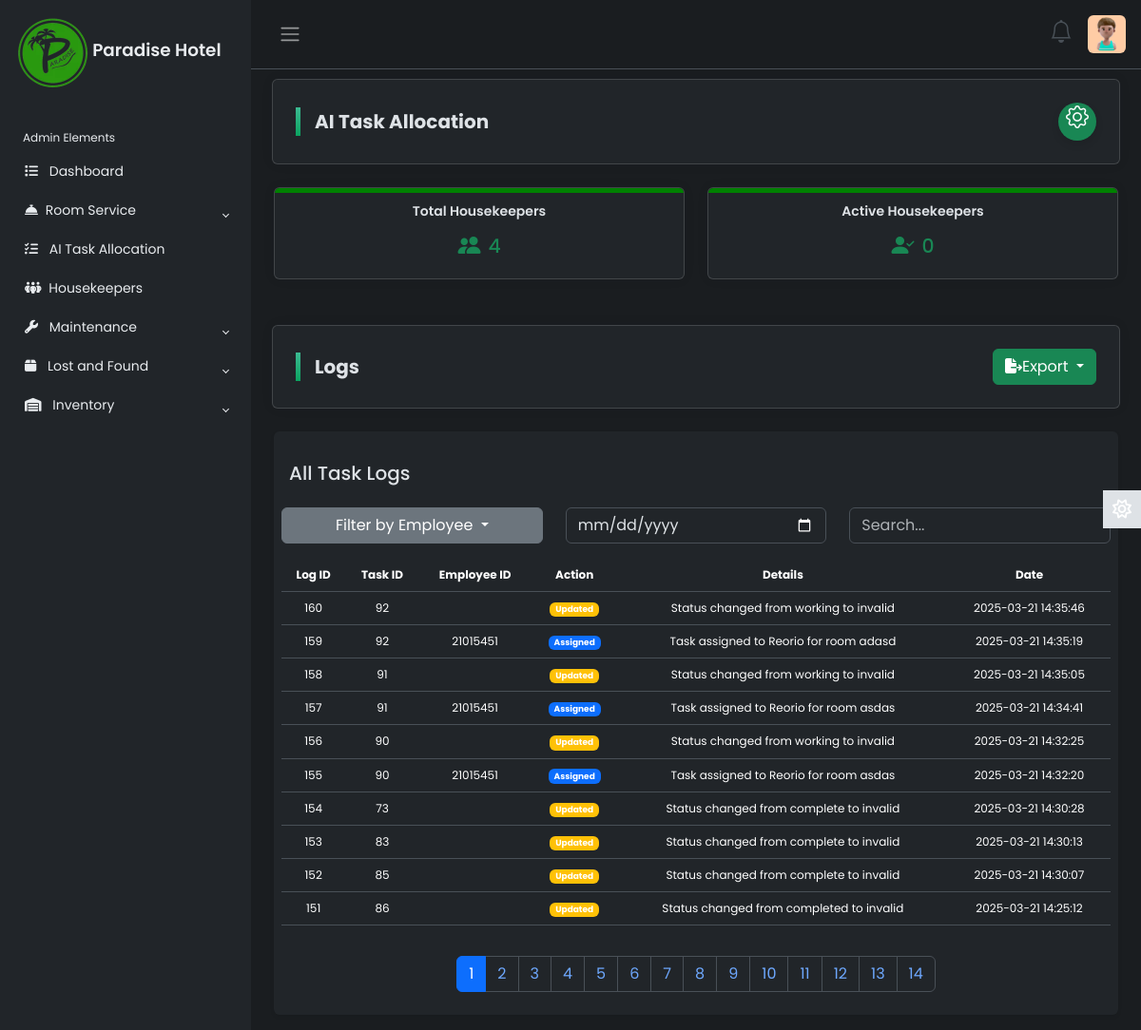
The page /task_allocation.php (signed in) on the database its author committed.
### tables this page shows
CREATE TABLE `task_logs` (
  `log_id` int(11) NOT NULL,
  `task_id` int(11) NOT NULL,
  `emp_id` int(11) DEFAULT NULL,
  `action` varchar(50) NOT NULL,
  `changed_by` varchar(100) DEFAULT NULL,
  `change_details` text DEFAULT NULL,
  `log_time` timestamp NOT NULL DEFAULT current_timestamp()
);

### task_allocation.php (the view, shortened to what this page needs)
<?php
require_once 'database.php';
$totalQuery = "
    SELECT COUNT(*) AS total_employees
    FROM employee e
    JOIN login_accounts la ON e.emp_id = la.emp_id
    WHERE la.user_type = 'employee'
";
$totalResult = $conn->query($totalQuery);
$totalEmployees = $totalResult->fetch_assoc()['total_employees'];
$activeQuery = "
    SELECT COUNT(*) AS active_employees
    FROM employee e
    JOIN login_accounts la ON e.emp_id = la.emp_id
    WHERE e.status = 'active' AND la.user_type = 'employee'
";
$activeResult = $conn->query($activeQuery);
$activeEmployees = $activeResult->fetch_assoc()['active_employees'];
$page = isset($_GET['page']) ? (int)$_GET['page'] : 1;
$limit = 10;
$offset = ($page - 1) * $limit;
?>
<!DOCTYPE html>
<html lang="en">
<head>
    <link rel="stylesheet" href="https://cdnjs.cloudflare.com/ajax/libs/font-awesome/6.7.1/css/all.min.css" />
    <link rel="stylesheet" href="https://cdn.jsdelivr.net/npm/bootstrap@5.2.3/dist/css/bootstrap.min.css">
    <link href='https://unpkg.com/boxicons@2.0.9/css/boxicons.min.css' rel='stylesheet'>
    <link rel="stylesheet" href="https://cdn.jsdelivr.net/npm/bootstrap-icons@1.3.0/font/bootstrap-icons.css">
    <link rel="stylesheet" href="css/housekeepertasks.css">
</head>
<body>
    <?php include('index.php'); ?>
    <div class="container mt-2">
    <div class="p-4 mb-4 task-allocation-heading card">
        <div class="d-flex justify-content-between align-items-center">
            <h3>AI Task Allocation</h3>
            <button class="btn btn-success btn-sm d-flex align-items-center justify-content-center"
                    style="width: 40px; height: 40px; border-radius: 50%; border: none; box-shadow: 0 4px 8px rgba(0, 0, 0, 0.1);"
                    data-bs-toggle="modal" data-bs-target="#settingsModal">
                <i class="bi bi-gear fs-4 text-white mb-2"></i>
            </button>
        </div>
    </div>
    <div class="row mt-4 m-0 mb-4">
    <div class="col-md-6">
        <div class="card-with-line p-3 text-center card">
            <h5 class="card-title">Total Housekeepers</h5>
            <div class="d-flex justify-content-center align-items-center">
                <i class="bi bi-people-fill text-success fs-4 me-2"></i>
                <h4 class="text-success mb-0"><?php echo $totalEmployees; ?></h4>
            </div>
        </div>
    </div>
    <div class="col-md-6">
        <div class="card-with-line p-3 text-center card">
            <h5 class="card-title">Active Housekeepers</h5>
            <div class="d-flex justify-content-center align-items-center">
                <i class="bi bi-person-check-fill text-success fs-4 me-2"></i>
                <h4 class="text-success mb-0"><?php echo $activeEmployees; ?></h4>
            </div>
        </div>
    </div>
</div>
    <div class="p-4 task-allocation-heading card">
        <div class="d-flex justify-content-between align-items-center">
            <h3>Logs</h3>
            <div class="dropdown">
                <button class="btn btn-success dropdown-toggle" type="button" id="exportDropdown" data-bs-toggle="dropdown" aria-expanded="false">
                    <i class="fas fa-file-export"></i>Export
                </button>
            </div>
        </div>
    </div>
    <div class="container">
    <?php
echo "<div class='card border-0 shadow-sm mb-3'>
        <div class='card-body p-2'>
        <h5 class='card-title mb-4 mt-4 m-2'>All Task Logs</h5>";
echo "<div class='row mb-3'>
        <div class='col-md-4'>
            <div class='dropdown'>
                <button class='btn btn-secondary dropdown-toggle w-100' type='button' id='employeeFilter' data-bs-toggle='dropdown' aria-expanded='false'>
                    Filter by Employee
                </button>
                <ul class='dropdown-menu w-100' aria-labelledby='employeeFilter'>
                    <li><a class='dropdown-item' href='?'>All Employees</a></li>";
echo "      </ul>
            </div>
        </div>
        <div class='col-md-4'>
            <input type='date' id='dateFilter' class='form-control'>
        </div>
        <div class='col-md-4'>
            <input type='text' id='searchInput' class='form-control' placeholder='Search...'>
        </div>
      </div>";
$searchCondition = "";
$logsQuery = "SELECT log_id, task_id, emp_id, action, change_details, log_time
              FROM task_logs" .
              ($searchCondition ? $searchCondition : "") .
              " ORDER BY log_time DESC LIMIT ?, ?";
$stmt = $conn->prepare($logsQuery);
$stmt->bind_param("ii", $offset, $limit);
$stmt->execute();
$logsResult = $stmt->get_result();
$totalQuery = "SELECT COUNT(*) as count FROM task_logs" . ($searchCondition ? $searchCondition : "");
$totalResult = $conn->query($totalQuery);
$totalRows = $totalResult->fetch_assoc()['count'];
$totalPages = ceil($totalRows / $limit);
if ($logsResult->num_rows > 0) {
    echo "<div class='table-responsive'>
            <table class='table table-hover' id='logsTable'>
            <thead class='sticky-top'>
                <tr class='bg-dark text-light'>
                    <th scope='col'>Log ID</th>
                    <th scope='col'>Task ID</th>
                    <th scope='col'>Employee ID</th>
                    <th scope='col'>Action</th>
                    <th scope='col'>Details</th>
                    <th scope='col'>Date</th>
                </tr>
            </thead>
            <tbody>";
    while ($logRow = $logsResult->fetch_assoc()) {
        $badgeColor = '';
        switch (strtolower($logRow['action'])) {
            case 'assigned':
                $badgeColor = 'primary';
                break;
            case 'updated':
                $badgeColor = 'warning';
                break;
        }
        echo "<tr>
                <td>" . htmlspecialchars($logRow['log_id']) . "</td>
                <td>" . htmlspecialchars($logRow['task_id']) . "</td>
                <td>" . htmlspecialchars($logRow['emp_id']) . "</td>
                <td><span class='badge bg-$badgeColor'>" . ucfirst($logRow['action']) . "</span></td>
                <td>" . htmlspecialchars($logRow['change_details']) . "</td>
                <td>" . htmlspecialchars($logRow['log_time']) . "</td>
            </tr>";
    }
    echo "</tbody></table></div>";
    echo "<nav aria-label='Page navigation' class='mt-3'>
            <ul class='pagination justify-content-center'>";
    for ($i = 1; $i <= $totalPages; $i++) {
        $active = $page === $i ? 'active' : '';
        echo "<li class='page-item $active'>
                <a class='page-link' href='?page=$i'>$i</a>
              </li>";
    }
    echo "</ul></nav>";
} else {
    echo "<p class='mb-0'>No task logs found.</p>";
}
echo "</div></div>";
?>
    </div>
</div>
</body>
</html>

### css/housekeepertasks.css (style rules this page uses)
body { font-family: 'Poppins', sans-serif; background-color: #f7f8fa; }
.task-allocation-heading { font-size: 20px; text-align: left; margin: 10px; background-color: white; padding: 10px; border-radius: 8px; }
.task-allocation-heading h3 { display: inline-block; margin: 0; font-size: 20px; font-weight: bold; position: relative; padding-left: 20px; }
.task-allocation-heading h3::before { content: ""; position: absolute; left: 0; top: 50%; width: 5px; height: 30px; background-image: linear-gradient(to top, #0ba360 0%, #3cba92 100%); transform: translateY(-50%); }
.card-title { font-weight: 500; color: #333; }
.card-with-line { border: none; border-radius: 15px; box-shadow: rgba(0, 0, 0, 0.24) 0px 3px 8px; position: relative; max-height: 100%; max-width: 100%; background-color: #fff; box-shadow: 0 4px 8px rgba(0, 0, 0, 0.1); transition: transform 0.3s ease, box-shadow 0.3s ease; }
.card-with-line::before { content: ""; position: absolute; top: 0; left: 0; width: 100%; height: 5px; background-color: green; border-top-left-radius: 15px; border-top-right-radius: 15px; }
.card-with-line .card-title { font-size: 14px; font-weight: 600; margin-bottom: 10px; }
.card { border: none; border-radius: 10px; box-shadow: 0 4px 12px rgba(0, 0, 0, 0.1); }
table { background-color: white; border-radius: 8px; border-collapse: separate; border-spacing: 0 10px; width: 100%; font-size: 12px; }
table thead { background-color: #28a745; color: white; font-weight: 500; color: #666; }
.table tbody tr { transition: background-color 0.3s ease; }
.table th, .table td { padding: 1rem; text-align: center; vertical-align: middle; }
.table tbody tr:nth-child(odd) { background-color: #f2f2f2; }
.badge { padding: 0.5em 0.75em; border-radius: 50px; font-size: 12px; }

### css/style.css (style rules this page uses)
body { font-family: 'Poppins', sans-serif; font-size: 0.875rem; opacity: 1; margin: 0; }
a { cursor: pointer; text-decoration: none; font-family: 'Poppins', sans-serif; }
li { list-style: none; }
h4 { font-family: 'Poppins', sans-serif; font-size: 1.275rem; color: var(--bs-emphasis-color); }
.card { box-shadow: 0 0 .875rem 0 rgba(34, 46, 60, .05); margin-bottom: 24px; }

### rows shown on the page
task_logs: log_id "160", task "92", action "Updated", change_details "Status changed from working to invalid", log_time "2025-03-21 14:35:46"
task_logs: log_id "159", task "92", emp "21015451", action "Assigned", change_details "Task assigned to Reorio for room adasd", log_time "2025-03-21 14:35:19"
task_logs: log_id "158", task "91", action "Updated", change_details "Status changed from working to invalid", log_time "2025-03-21 14:35:05"
task_logs: log_id "157", task "91", emp "21015451", action "Assigned", change_details "Task assigned to Reorio for room asdas", log_time "2025-03-21 14:34:41"
task_logs: log_id "156", task "90", action "Updated", change_details "Status changed from working to invalid", log_time "2025-03-21 14:32:25"
task_logs: log_id "155", task "90", emp "21015451", action "Assigned", change_details "Task assigned to Reorio for room asdas", log_time "2025-03-21 14:32:20"
task_logs: log_id "154", task "73", action "Updated", change_details "Status changed from complete to invalid", log_time "2025-03-21 14:30:28"
task_logs: log_id "153", task "83", action "Updated", change_details "Status changed from complete to invalid", log_time "2025-03-21 14:30:13"
task_logs: log_id "152", task "85", action "Updated", change_details "Status changed from complete to invalid", log_time "2025-03-21 14:30:07"
task_logs: log_id "151", task "86", action "Updated", change_details "Status changed from completed to invalid", log_time "2025-03-21 14:25:12"

### other values the page prints
$totalEmployees "4"
$activeEmployees "0"
